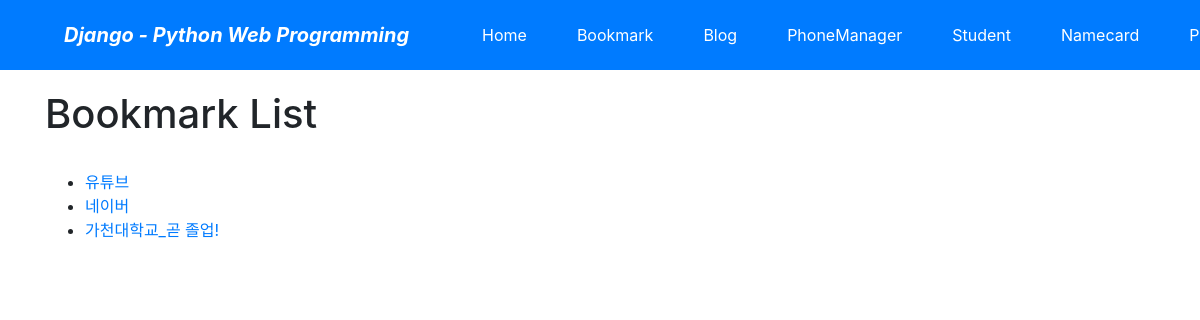
Screenshot of /bookmark/ with the database file from the repository.
### bookmark/models.py (models this page shows, shortened)
class Bookmark(models.Model):
    title = models.CharField('TITLE', max_length=100, blank=True)
    url = models.URLField('URL', unique=True)
    owner = models.ForeignKey(User, on_delete=models.CASCADE, blank=True, null=True)
    def __str__(self):
        return self.title

### bookmark/views.py (the view)
# urls.py: path('', views.BookmarkLV.as_view(), name='index'),
class BookmarkLV(ListView):
    model = Bookmark

### bookmark/templates/bookmark/bookmark_list.html (shortened to what this page needs)
{% extends "base.html" %}
{% block content %}
<h1>Bookmark List</h1>
<br>
<ul>
    {% for bookmark in object_list %}
    <li><a href="{% url 'bookmark:bookmark_detail' bookmark.id %}">{{bookmark}}</a> </li>
    {% endfor %}
</ul>
{% endblock %}

### rows the page displays
Bookmark: title "유튜브"
Bookmark: title "네이버"
Bookmark: title "가천대학교_곧 졸업!"
